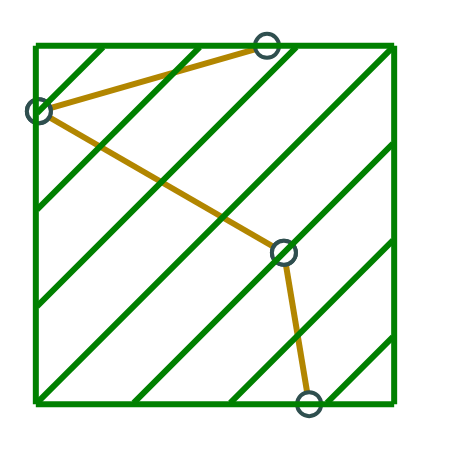
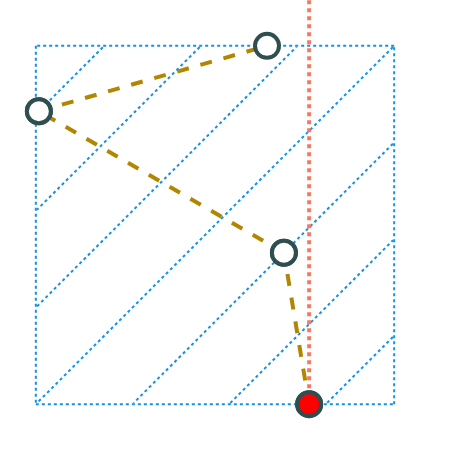
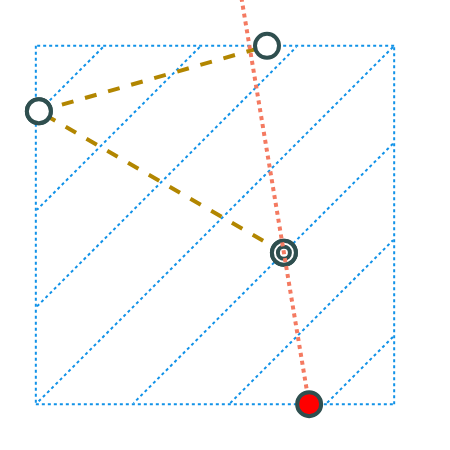
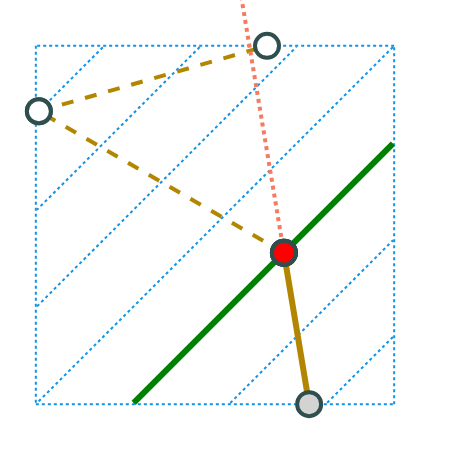

The code cell stored with these charts, in order, in its notebook:
### Code cell
test_layer = 0
figs = plotting.plot_steps(threader.layer_steps[test_layer], template='plotly_white',
    styles=paper_styles,
    show_args={
        'xaxis':dict(showgrid=False, showticklabels=False, zeroline=False),
        'yaxis':dict(showgrid=False, showticklabels=False, zeroline=False),
    }, #show=False
                          )#, prev_layer=gcode.layers[test_layer-1], prev_layer_only_outline=False, preview_layer=False)
#plotting.plot_test(threader.layer_steps[1])

### Figure 1 — Plotly figure (JSON) as saved in the notebook; plotly's stock layout.template omitted (floating-point values rounded to 4 significant figures)
{"data": [{"line": {"color": "#b28600", "width": 6}, "marker": {"color": "white", "line": {"color": "DarkSlateGray", "width": 4}, "size": 24, "symbol": "circle"}, "mode": "markers+lines", "name": "thread", "type": "scatter", "x": [28.2, 26.54, null, 26.54, 10.4, null, 10.4, 25.43, null], "y": [10.2, 20.17, null, 20.17, 29.49, null, 29.49, 33.8, null]}, {"line": {"color": "green", "width": 6}, "mode": "lines", "name": "gc_segs", "type": "scatter", "x": [33.8, 10.2, null, 10.2, 10.2, null, 10.2, 33.8, null, 33.8, 33.8, null, 33.72, 10.28, null, 10.28, 27.36, null, 20.99, 10.28, null, 10.28, 14.63, null, 33.72, 16.64, null, 23.01, 33.72, null, 33.72, 29.37, null], "y": [33.8, 33.8, null, 33.8, 10.2, null, 10.2, 10.2, null, 10.2, 33.8, null, 33.72, 10.28, null, 16.64, 33.72, null, 33.72, 23.01, null, 29.37, 33.72, null, 27.36, 10.28, null, 10.28, 20.99, null, 14.63, 10.28, null]}], "layout": {"height": 450, "margin": {"b": 0, "l": 0, "pad": 0, "r": 20, "t": 0}, "showlegend": false, "width": 450, "xaxis": {"domain": [0, 1], "range": [7.84, 36.16], "showgrid": false, "showticklabels": false, "type": "linear", "zeroline": false}, "yaxis": {"domain": [0, 1], "range": [7.181, 36.82], "scaleanchor": "x", "scaleratio": 1, "showgrid": false, "showticklabels": false, "type": "linear", "zeroline": false}}}

### Figure 2 — Plotly figure (JSON) as saved in the notebook; plotly's stock layout.template omitted (floating-point values rounded to 4 significant figures)
{"data": [{"line": {"color": "#1192e8", "dash": "dot", "width": 2}, "mode": "lines", "name": "to print", "opacity": 1, "type": "scatter", "x": [33.8, 10.2, null, 10.2, 10.2, null, 10.2, 33.8, null, 33.8, 33.8, null, 33.72, 10.28, null, 10.28, 27.36, null, 20.99, 10.28, null, 10.28, 14.63, null, 33.72, 16.64, null, 23.01, 33.72, null, 33.72, 29.37, null], "y": [33.8, 33.8, null, 33.8, 10.2, null, 10.2, 10.2, null, 10.2, 33.8, null, 33.72, 10.28, null, 16.64, 33.72, null, 33.72, 23.01, null, 29.37, 33.72, null, 27.36, 10.28, null, 10.28, 20.99, null, 14.63, 10.28, null]}, {"line": {"color": "#b28600", "dash": "dash", "width": 4}, "marker": {"color": "white", "line": {"color": "DarkSlateGray", "width": 4}, "size": 24, "symbol": "circle"}, "mode": "markers+lines", "name": "thread", "type": "scatter", "x": [28.2, 26.54, null, 26.54, 10.4, null, 10.4, 25.43, null], "y": [10.2, 20.17, null, 20.17, 29.49, null, 29.49, 33.8, null]}, {"line": {"color": "#f47a61", "dash": "4px,4px", "width": 4}, "mode": "lines", "name": "thread path", "type": "scatter", "x": [28.2, 28.2, null], "y": [10.2, 210.2, null]}, {"marker": {"color": "red", "line": {"color": "DarkSlateGray", "width": 4}, "size": 24, "symbol": "circle"}, "mode": "markers", "name": "anchor", "type": "scatter", "x": [28.2], "y": [10.2]}], "layout": {"height": 450, "margin": {"b": 0, "l": 0, "pad": 0, "r": 20, "t": 0}, "showlegend": false, "width": 450, "xaxis": {"domain": [0, 1], "range": [7.84, 36.16], "showgrid": false, "showticklabels": false, "type": "linear", "zeroline": false}, "yaxis": {"domain": [0, 1], "range": [7.181, 36.82], "scaleanchor": "x", "scaleratio": 1, "showgrid": false, "showticklabels": false, "type": "linear", "zeroline": false}}}

### Figure 3 — Plotly figure (JSON) as saved in the notebook; plotly's stock layout.template omitted (floating-point values rounded to 4 significant figures)
{"data": [{"line": {"color": "#1192e8", "dash": "dot", "width": 2}, "mode": "lines", "name": "to print", "opacity": 1, "type": "scatter", "x": [33.8, 10.2, null, 10.2, 10.2, null, 10.2, 33.8, null, 33.8, 33.8, null, 33.72, 10.28, null, 10.28, 27.36, null, 20.99, 10.28, null, 10.28, 14.63, null, 33.72, 16.64, null, 23.01, 33.72, null, 33.72, 29.37, null], "y": [33.8, 33.8, null, 33.8, 10.2, null, 10.2, 10.2, null, 10.2, 33.8, null, 33.72, 10.28, null, 16.64, 33.72, null, 33.72, 23.01, null, 29.37, 33.72, null, 27.36, 10.28, null, 10.28, 20.99, null, 14.63, 10.28, null]}, {"line": {"color": "#b28600", "width": 6}, "marker": {"color": "LightGray", "line": {"color": "DarkSlateGray", "width": 4}, "size": 24, "symbol": "circle"}, "mode": "markers+lines", "name": "finished thread", "type": "scatter", "x": [], "y": []}, {"line": {"color": "green", "width": 6}, "mode": "lines", "name": "gcsegs", "type": "scatter", "x": [], "y": []}, {"line": {"color": "#b28600", "dash": "dash", "width": 4}, "marker": {"color": "white", "line": {"color": "DarkSlateGray", "width": 4}, "size": 24, "symbol": "circle"}, "mode": "markers+lines", "name": "thread", "type": "scatter", "x": [26.54, 10.4, null, 10.4, 25.43, null], "y": [20.17, 29.49, null, 29.49, 33.8, null]}, {"marker": {"color": "white", "line": {"color": "DarkSlateGray", "width": 4}, "size": 24, "symbol": "circle"}, "mode": "markers", "name": "next anchor", "type": "scatter", "x": [26.54], "y": [20.17]}, {"marker": {"color": "white", "line": {"color": "DarkSlateGray", "width": 4}, "size": 12, "symbol": "circle"}, "mode": "markers", "name": "next anchor", "type": "scatter", "x": [26.54], "y": [20.17]}, {"line": {"color": "#f47a61", "dash": "4px,4px", "width": 4}, "mode": "lines", "name": "thread path", "type": "scatter", "x": [28.2, -4.68, null], "y": [10.2, 207.5, null]}, {"marker": {"color": "red", "line": {"color": "DarkSlateGray", "width": 4}, "size": 24, "symbol": "circle"}, "mode": "markers", "name": "anchor", "type": "scatter", "x": [28.2], "y": [10.2]}], "layout": {"height": 450, "margin": {"b": 0, "l": 0, "pad": 0, "r": 20, "t": 0}, "showlegend": false, "width": 450, "xaxis": {"domain": [0, 1], "range": [7.84, 36.16], "showgrid": false, "showticklabels": false, "type": "linear", "zeroline": false}, "yaxis": {"domain": [0, 1], "range": [7.181, 36.82], "scaleanchor": "x", "scaleratio": 1, "showgrid": false, "showticklabels": false, "type": "linear", "zeroline": false}}}

### Figure 4 — Plotly figure (JSON) as saved in the notebook; plotly's stock layout.template omitted (floating-point values rounded to 4 significant figures)
{"data": [{"line": {"color": "#1192e8", "dash": "dot", "width": 2}, "mode": "lines", "name": "to print", "opacity": 1, "type": "scatter", "x": [33.8, 10.2, null, 10.2, 10.2, null, 10.2, 33.8, null, 33.8, 33.8, null, 33.72, 10.28, null, 10.28, 27.36, null, 20.99, 10.28, null, 10.28, 14.63, null, 33.72, 16.64, null, 23.01, 33.72, null, 33.72, 29.37, null], "y": [33.8, 33.8, null, 33.8, 10.2, null, 10.2, 10.2, null, 10.2, 33.8, null, 33.72, 10.28, null, 16.64, 33.72, null, 33.72, 23.01, null, 29.37, 33.72, null, 27.36, 10.28, null, 10.28, 20.99, null, 14.63, 10.28, null]}, {"line": {"color": "#b28600", "width": 6}, "marker": {"color": "LightGray", "line": {"color": "DarkSlateGray", "width": 4}, "size": 24, "symbol": "circle"}, "mode": "markers+lines", "name": "finished thread", "type": "scatter", "x": [28.2, 26.54, null], "y": [10.2, 20.17, null]}, {"line": {"color": "LightGray", "width": 4}, "mode": "lines", "name": "prev step segs", "type": "scatter", "x": [], "y": []}, {"line": {"color": "green", "width": 6}, "mode": "lines", "name": "gcsegs", "type": "scatter", "x": [33.72, 16.64, null], "y": [27.36, 10.28, null]}, {"line": {"color": "#b28600", "dash": "dash", "width": 4}, "marker": {"color": "white", "line": {"color": "DarkSlateGray", "width": 4}, "size": 24, "symbol": "circle"}, "mode": "markers+lines", "name": "thread", "type": "scatter", "x": [26.54, 10.4, null, 10.4, 25.43, null], "y": [20.17, 29.49, null, 29.49, 33.8, null]}, {"marker": {"color": "white", "line": {"color": "DarkSlateGray", "width": 4}, "size": 24, "symbol": "circle"}, "mode": "markers", "name": "next anchor", "type": "scatter", "x": [26.54], "y": [20.17]}, {"marker": {"color": "white", "line": {"color": "DarkSlateGray", "width": 4}, "size": 12, "symbol": "circle"}, "mode": "markers", "name": "next anchor", "type": "scatter", "x": [26.54], "y": [20.17]}, {"line": {"color": "#f47a61", "dash": "4px,4px", "width": 4}, "mode": "lines", "name": "thread path", "type": "scatter", "x": [26.54, -6.342, null], "y": [20.17, 217.5, null]}, {"marker": {"color": "red", "line": {"color": "DarkSlateGray", "width": 4}, "size": 24, "symbol": "circle"}, "mode": "markers", "name": "anchor", "type": "scatter", "x": [26.54], "y": [20.17]}], "layout": {"height": 450, "margin": {"b": 0, "l": 0, "pad": 0, "r": 20, "t": 0}, "showlegend": false, "width": 450, "xaxis": {"domain": [0, 1], "range": [7.84, 36.16], "showgrid": false, "showticklabels": false, "type": "linear", "zeroline": false}, "yaxis": {"domain": [0, 1], "range": [7.181, 36.82], "scaleanchor": "x", "scaleratio": 1, "showgrid": false, "showticklabels": false, "type": "linear", "zeroline": false}}}
